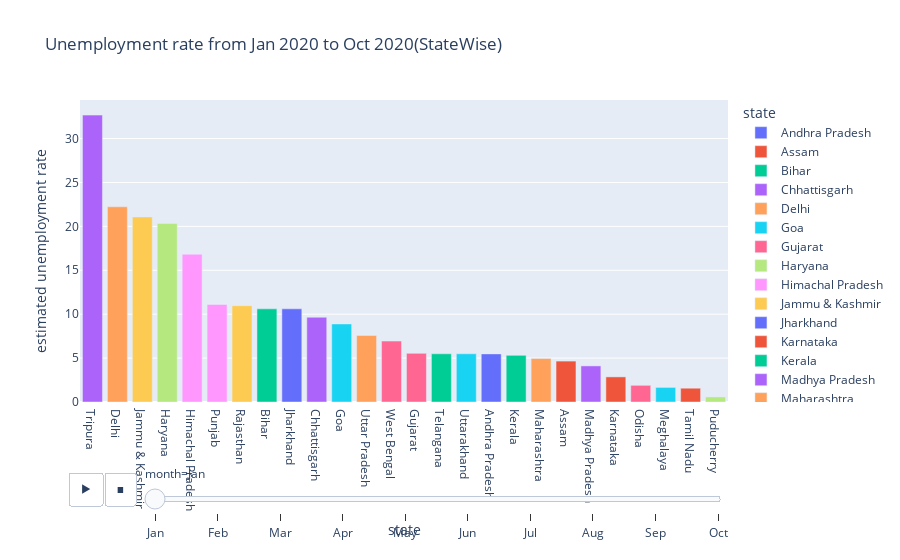

Notebook code for this chart:
### Code cell
# --- Explication de cette cellule ---
fig = px.bar(data2,x='state',y='estimated unemployment rate',animation_frame='month',color='state',
            title='Unemployment rate from Jan 2020 to Oct 2020(StateWise)')

fig.update_layout(xaxis={'categoryorder':'total descending'})
fig.show()

### Figure 1 — Plotly figure (JSON) as saved in the notebook; plotly's stock layout.template omitted (floating-point values rounded to 4 significant figures)
{"data": [{"alignmentgroup": "True", "hovertemplate": "state=%{x}<br>month=Jan<br>estimated unemployment rate=%{y}<extra></extra>", "legendgroup": "Andhra Pradesh", "marker": {"color": "#636efa", "pattern": {"shape": ""}}, "name": "Andhra Pradesh", "offsetgroup": "Andhra Pradesh", "orientation": "v", "showlegend": true, "textposition": "auto", "type": "bar", "x": ["Andhra Pradesh"], "xaxis": "x", "y": [5.48], "yaxis": "y"}, {"alignmentgroup": "True", "hovertemplate": "state=%{x}<br>month=Jan<br>estimated unemployment rate=%{y}<extra></extra>", "legendgroup": "Assam", "marker": {"color": "#EF553B", "pattern": {"shape": ""}}, "name": "Assam", "offsetgroup": "Assam", "orientation": "v", "showlegend": true, "textposition": "auto", "type": "bar", "x": ["Assam"], "xaxis": "x", "y": [4.66], "yaxis": "y"}, {"alignmentgroup": "True", "hovertemplate": "state=%{x}<br>month=Jan<br>estimated unemployment rate=%{y}<extra></extra>", "legendgroup": "Bihar", "marker": {"color": "#00cc96", "pattern": {"shape": ""}}, "name": "Bihar", "offsetgroup": "Bihar", "orientation": "v", "showlegend": true, "textposition": "auto", "type": "bar", "x": ["Bihar"], "xaxis": "x", "y": [10.61], "yaxis": "y"}, {"alignmentgroup": "True", "hovertemplate": "state=%{x}<br>month=Jan<br>estimated unemployment rate=%{y}<extra></extra>", "legendgroup": "Chhattisgarh", "marker": {"color": "#ab63fa", "pattern": {"shape": ""}}, "name": "Chhattisgarh", "offsetgroup": "Chhattisgarh", "orientation": "v", "showlegend": true, "textposition": "auto", "type": "bar", "x": ["Chhattisgarh"], "xaxis": "x", "y": [9.65], "yaxis": "y"}, {"alignmentgroup": "True", "hovertemplate": "state=%{x}<br>month=Jan<br>estimated unemployment rate=%{y}<extra></extra>", "legendgroup": "Delhi", "marker": {"color": "#FFA15A", "pattern": {"shape": ""}}, "name": "Delhi", "offsetgroup": "Delhi", "orientation": "v", "showlegend": true, "textposition": "auto", "type": "bar", "x": ["Delhi"], "xaxis": "x", "y": [22.23], "yaxis": "y"}, {"alignmentgroup": "True", "hovertemplate": "state=%{x}<br>month=Jan<br>estimated unemployment rate=%{y}<extra></extra>", "legendgroup": "Goa", "marker": {"color": "#19d3f3", "pattern": {"shape": ""}}, "name": "Goa", "offsetgroup": "Goa", "orientation": "v", "showlegend": true, "textposition": "auto", "type": "bar", "x": ["Goa"], "xaxis": "x", "y": [8.89], "yaxis": "y"}, {"alignmentgroup": "True", "hovertemplate": "state=%{x}<br>month=Jan<br>estimated unemployment rate=%{y}<extra></extra>", "legendgroup": "Gujarat", "marker": {"color": "#FF6692", "pattern": {"shape": ""}}, "name": "Gujarat", "offsetgroup": "Gujarat", "orientation": "v", "showlegend": true, "textposition": "auto", "type": "bar", "x": ["Gujarat"], "xaxis": "x", "y": [5.54], "yaxis": "y"}, {"alignmentgroup": "True", "hovertemplate": "state=%{x}<br>month=Jan<br>estimated unemployment rate=%{y}<extra></extra>", "legendgroup": "Haryana", "marker": {"color": "#B6E880", "pattern": {"shape": ""}}, "name": "Haryana", "offsetgroup": "Haryana", "orientation": "v", "showlegend": true, "textposition": "auto", "type": "bar", "x": ["Haryana"], "xaxis": "x", "y": [20.34], "yaxis": "y"}, {"alignmentgroup": "True", "hovertemplate": "state=%{x}<br>month=Jan<br>estimated unemployment rate=%{y}<extra></extra>", "legendgroup": "Himachal Pradesh", "marker": {"color": "#FF97FF", "pattern": {"shape": ""}}, "name": "Himachal Pradesh", "offsetgroup": "Himachal Pradesh", "orientation": "v", "showlegend": true, "textposition": "auto", "type": "bar", "x": ["Himachal Pradesh"], "xaxis": "x", "y": [16.83], "yaxis": "y"}, {"alignmentgroup": "True", "hovertemplate": "state=%{x}<br>month=Jan<br>estimated unemployment rate=%{y}<extra></extra>", "legendgroup": "Jammu & Kashmir", "marker": {"color": "#FECB52", "pattern": {"shape": ""}}, "name": "Jammu & Kashmir", "offsetgroup": "Jammu & Kashmir", "orientation": "v", "showlegend": true, "textposition": "auto", "type": "bar", "x": ["Jammu & Kashmir"], "xaxis": "x", "y": [21.08], "yaxis": "y"}, {"alignmentgroup": "True", "hovertemplate": "state=%{x}<br>month=Jan<br>estimated unemployment rate=%{y}<extra></extra>", "legendgroup": "Jharkhand", "marker": {"color": "#636efa", "pattern": {"shape": ""}}, "name": "Jharkhand", "offsetgroup": "Jharkhand", "orientation": "v", "showlegend": true, "textposition": "auto", "type": "bar", "x": ["Jharkhand"], "xaxis": "x", "y": [10.61], "yaxis": "y"}, {"alignmentgroup": "True", "hovertemplate": "state=%{x}<br>month=Jan<br>estimated unemployment rate=%{y}<extra></extra>", "legendgroup": "Karnataka", "marker": {"color": "#EF553B", "pattern": {"shape": ""}}, "name": "Karnataka", "offsetgroup": "Karnataka", "orientation": "v", "showlegend": true, "textposition": "auto", "type": "bar", "x": ["Karnataka"], "xaxis": "x", "y": [2.86], "yaxis": "y"}, {"alignmentgroup": "True", "hovertemplate": "state=%{x}<br>month=Jan<br>estimated unemployment rate=%{y}<extra></extra>", "legendgroup": "Kerala", "marker": {"color": "#00cc96", "pattern": {"shape": ""}}, "name": "Kerala", "offsetgroup": "Kerala", "orientation": "v", "showlegend": true, "textposition": "auto", "type": "bar", "x": ["Kerala"], "xaxis": "x", "y": [5.31], "yaxis": "y"}, {"alignmentgroup": "True", "hovertemplate": "state=%{x}<br>month=Jan<br>estimated unemployment rate=%{y}<extra></extra>", "legendgroup": "Madhya Pradesh", "marker": {"color": "#ab63fa", "pattern": {"shape": ""}}, "name": "Madhya Pradesh", "offsetgroup": "Madhya Pradesh", "orientation": "v", "showlegend": true, "textposition": "auto", "type": "bar", "x": ["Madhya Pradesh"], "xaxis": "x", "y": [4.11], "yaxis": "y"}, {"alignmentgroup": "True", "hovertemplate": "state=%{x}<br>month=Jan<br>estimated unemployment rate=%{y}<extra></extra>", "legendgroup": "Maharashtra", "marker": {"color": "#FFA15A", "pattern": {"shape": ""}}, "name": "Maharashtra", "offsetgroup": "Maharashtra", "orientation": "v", "showlegend": true, "textposition": "auto", "type": "bar", "x": ["Maharashtra"], "xaxis": "x", "y": [4.95], "yaxis": "y"}, {"alignmentgroup": "True", "hovertemplate": "state=%{x}<br>month=Jan<br>estimated unemployment rate=%{y}<extra></extra>", "legendgroup": "Meghalaya", "marker": {"color": "#19d3f3", "pattern": {"shape": ""}}, "name": "Meghalaya", "offsetgroup": "Meghalaya", "orientation": "v", "showlegend": true, "textposition": "auto", "type": "bar", "x": ["Meghalaya"], "xaxis": "x", "y": [1.66], "yaxis": "y"}, {"alignmentgroup": "True", "hovertemplate": "state=%{x}<br>month=Jan<br>estimated unemployment rate=%{y}<extra></extra>", "legendgroup": "Odisha", "marker": {"color": "#FF6692", "pattern": {"shape": ""}}, "name": "Odisha", "offsetgroup": "Odisha", "orientation": "v", "showlegend": true, "textposition": "auto", "type": "bar", "x": ["Odisha"], "xaxis": "x", "y": [1.9], "yaxis": "y"}, {"alignmentgroup": "True", "hovertemplate": "state=%{x}<br>month=Jan<br>estimated unemployment rate=%{y}<extra></extra>", "legendgroup": "Puducherry", "marker": {"color": "#B6E880", "pattern": {"shape": ""}}, "name": "Puducherry", "offsetgroup": "Puducherry", "orientation": "v", "showlegend": true, "textposition": "auto", "type": "bar", "x": ["Puducherry"], "xaxis": "x", "y": [0.58], "yaxis": "y"}, {"alignmentgroup": "True", "hovertemplate": "state=%{x}<br>month=Jan<br>estimated unemployment rate=%{y}<extra></extra>", "legendgroup": "Punjab", "marker": {"color": "#FF97FF", "pattern": {"shape": ""}}, "name": "Punjab", "offsetgroup": "Punjab", "orientation": "v", "showlegend": true, "textposition": "auto", "type": "bar", "x": ["Punjab"], "xaxis": "x", "y": [11.11], "yaxis": "y"}, {"alignmentgroup": "True", "hovertemplate": "state=%{x}<br>month=Jan<br>estimated unemployment rate=%{y}<extra></extra>", "legendgroup": "Rajasthan", "marker": {"color": "#FECB52", "pattern": {"shape": ""}}, "name": "Rajasthan", "offsetgroup": "Rajasthan", "orientation": "v", "showlegend": true, "textposition": "auto", "type": "bar", "x": ["Rajasthan"], "xaxis": "x", "y": [10.97], "yaxis": "y"}, {"alignmentgroup": "True", "hovertemplate": "state=%{x}<br>month=Jan<br>estimated unemployment rate=%{y}<extra></extra>", "legendgroup": "Tamil Nadu", "marker": {"color": "#EF553B", "pattern": {"shape": ""}}, "name": "Tamil Nadu", "offsetgroup": "Tamil Nadu", "orientation": "v", "showlegend": true, "textposition": "auto", "type": "bar", "x": ["Tamil Nadu"], "xaxis": "x", "y": [1.57], "yaxis": "y"}, {"alignmentgroup": "True", "hovertemplate": "state=%{x}<br>month=Jan<br>estimated unemployment rate=%{y}<extra></extra>", "legendgroup": "Telangana", "marker": {"color": "#00cc96", "pattern": {"shape": ""}}, "name": "Telangana", "offsetgroup": "Telangana", "orientation": "v", "showlegend": true, "textposition": "auto", "type": "bar", "x": ["Telangana"], "xaxis": "x", "y": [5.49], "yaxis": "y"}, {"alignmentgroup": "True", "hovertemplate": "state=%{x}<br>month=Jan<br>estimated unemployment rate=%{y}<extra></extra>", "legendgroup": "Tripura", "marker": {"color": "#ab63fa", "pattern": {"shape": ""}}, "name": "Tripura", "offsetgroup": "Tripura", "orientation": "v", "showlegend": true, "textposition": "auto", "type": "bar", "x": ["Tripura"], "xaxis": "x", "y": [32.67], "yaxis": "y"}, {"alignmentgroup": "True", "hovertemplate": "state=%{x}<br>month=Jan<br>estimated unemployment rate=%{y}<extra></extra>", "legendgroup": "Uttar Pradesh", "marker": {"color": "#FFA15A", "pattern": {"shape": ""}}, "name": "Uttar Pradesh", "offsetgroup": "Uttar Pradesh", "orientation": "v", "showlegend": true, "textposition": "auto", "type": "bar", "x": ["Uttar Pradesh"], "xaxis": "x", "y": [7.58], "yaxis": "y"}, {"alignmentgroup": "True", "hovertemplate": "state=%{x}<br>month=Jan<br>estimated unemployment rate=%{y}<extra></extra>", "legendgroup": "Uttarakhand", "marker": {"color": "#19d3f3", "pattern": {"shape": ""}}, "name": "Uttarakhand", "offsetgroup": "Uttarakhand", "orientation": "v", "showlegend": true, "textposition": "auto", "type": "bar", "x": ["Uttarakhand"], "xaxis": "x", "y": [5.49], "yaxis": "y"}, {"alignmentgroup": "True", "hovertemplate": "state=%{x}<br>month=Jan<br>estimated unemployment rate=%{y}<extra></extra>", "legendgroup": "West Bengal", "marker": {"color": "#FF6692", "pattern": {"shape": ""}}, "name": "West Bengal", "offsetgroup": "West Bengal", "orientation": "v", "showlegend": true, "textposition": "auto", "type": "bar", "x": ["West Bengal"], "xaxis": "x", "y": [6.94], "yaxis": "y"}], "layout": {"barmode": "relative", "legend": {"title": {"text": "state"}, "tracegroupgap": 0}, "sliders": [{"active": 0, "currentvalue": {"prefix": "month="}, "len": 0.9, "pad": {"b": 10, "t": 60}, "steps": [{"args": [["Jan"], {"frame": {"duration": 0, "redraw": true}, "fromcurrent": true, "mode": "immediate", "transition": {"duration": 0, "easing": "linear"}}], "label": "Jan", "method": "animate"}, {"args": [["Feb"], {"frame": {"duration": 0, "redraw": true}, "fromcurrent": true, "mode": "immediate", "transition": {"duration": 0, "easing": "linear"}}], "label": "Feb", "method": "animate"}, {"args": [["Mar"], {"frame": {"duration": 0, "redraw": true}, "fromcurrent": true, "mode": "immediate", "transition": {"duration": 0, "easing": "linear"}}], "label": "Mar", "method": "animate"}, {"args": [["Apr"], {"frame": {"duration": 0, "redraw": true}, "fromcurrent": true, "mode": "immediate", "transition": {"duration": 0, "easing": "linear"}}], "label": "Apr", "method": "animate"}, {"args": [["May"], {"frame": {"duration": 0, "redraw": true}, "fromcurrent": true, "mode": "immediate", "transition": {"duration": 0, "easing": "linear"}}], "label": "May", "method": "animate"}, {"args": [["Jun"], {"frame": {"duration": 0, "redraw": true}, "fromcurrent": true, "mode": "immediate", "transition": {"duration": 0, "easing": "linear"}}], "label": "Jun", "method": "animate"}, {"args": [["Jul"], {"frame": {"duration": 0, "redraw": true}, "fromcurrent": true, "mode": "immediate", "transition": {"duration": 0, "easing": "linear"}}], "label": "Jul", "method": "animate"}, {"args": [["Aug"], {"frame": {"duration": 0, "redraw": true}, "fromcurrent": true, "mode": "immediate", "transition": {"duration": 0, "easing": "linear"}}], "label": "Aug", "method": "animate"}, {"args": [["Sep"], {"frame": {"duration": 0, "redraw": true}, "fromcurrent": true, "mode": "immediate", "transition": {"duration": 0, "easing": "linear"}}], "label": "Sep", "method": "animate"}, {"args": [["Oct"], {"frame": {"duration": 0, "redraw": true}, "fromcurrent": true, "mode": "immediate", "transition": {"duration": 0, "easing": "linear"}}], "label": "Oct", "method": "animate"}], "x": 0.1, "xanchor": "left", "y": 0, "yanchor": "top"}], "title": {"text": "Unemployment rate from Jan 2020 to Oct 2020(StateWise)"}, "updatemenus": [{"buttons": [{"args": [null, {"frame": {"duration": 500, "redraw": true}, "fromcurrent": true, "mode": "immediate", "transition": {"duration": 500, "easing": "linear"}}], "label": "&#9654;", "method": "animate"}, {"args": [[null], {"frame": {"duration": 0, "redraw": true}, "fromcurrent": true, "mode": "immediate", "transition": {"duration": 0, "easing": "linear"}}], "label": "&#9724;", "method": "animate"}], "direction": "left", "pad": {"r": 10, "t": 70}, "showactive": false, "type": "buttons", "x": 0.1, "xanchor": "right", "y": 0, "yanchor": "top"}], "xaxis": {"anchor": "y", "categoryarray": ["Andhra Pradesh", "Assam", "Bihar", "Chhattisgarh", "Delhi", "Goa", "Gujarat", "Haryana", "Himachal Pradesh", "Jammu & Kashmir", "Jharkhand", "Karnataka", "Kerala", "Madhya Pradesh", "Maharashtra", "Meghalaya", "Odisha", "Puducherry", "Punjab", "Rajasthan", "Sikkim", "Tamil Nadu", "Telangana", "Tripura", "Uttar Pradesh", "Uttarakhand", "West Bengal"], "categoryorder": "total descending", "domain": [0, 1], "title": {"text": "state"}}, "yaxis": {"anchor": "x", "domain": [0, 1], "title": {"text": "estimated unemployment rate"}}}}
